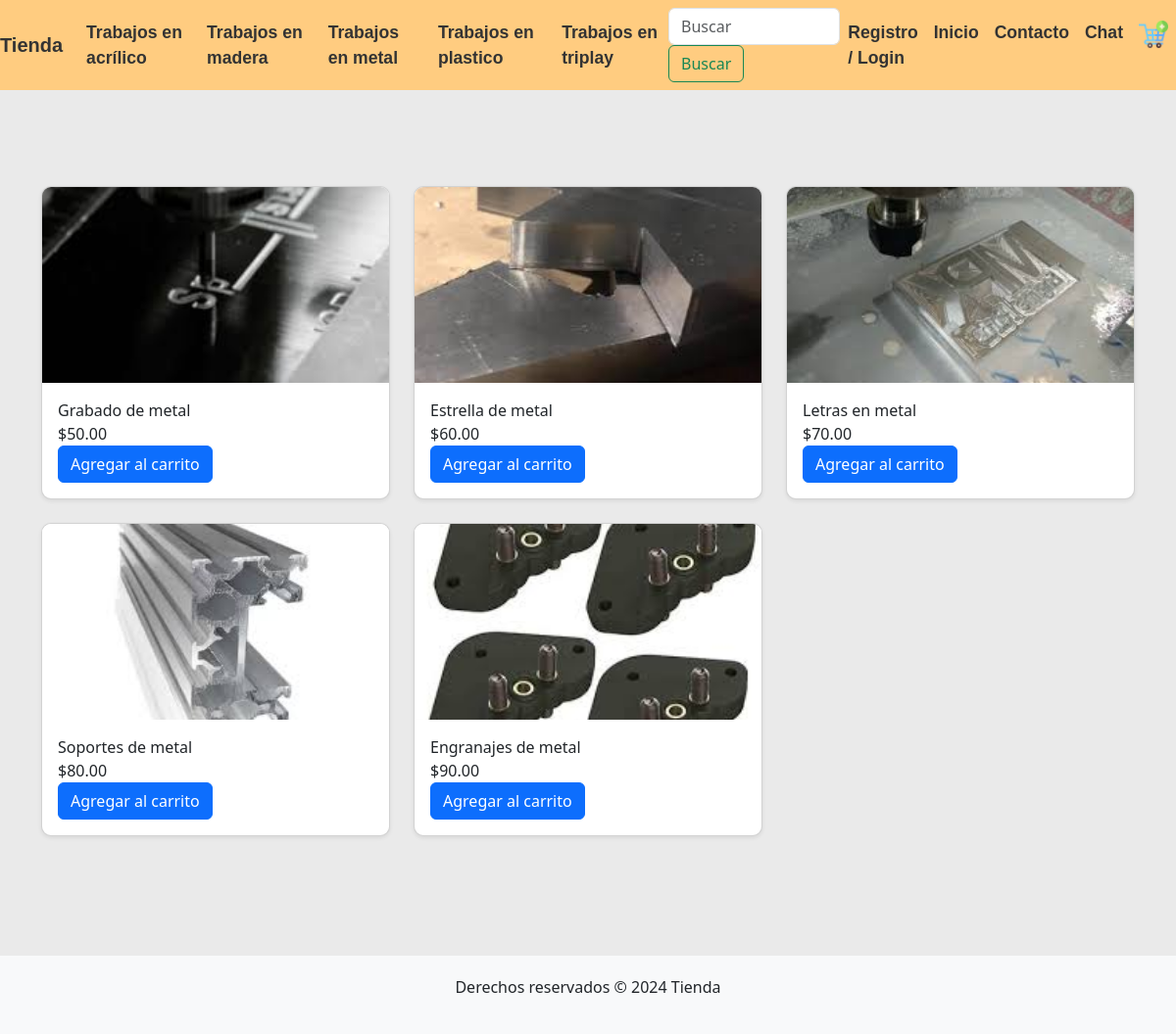
The page /productos.php?categoria=3 on the database its author committed.
### tables this page shows
CREATE TABLE `categorias` (
  `idcategoria` int(11) NOT NULL,
  `descripcion` varchar(50) NOT NULL
);

CREATE TABLE `producto` (
  `idproducto` int(11) NOT NULL,
  `descripcion` varchar(100) NOT NULL,
  `precio` float(15,2) NOT NULL,
  `urlimagen` varchar(1000) NOT NULL,
  `idcategoria` int(11) NOT NULL
);

### productos.php (the view, shortened to what this page needs)
<?php
include 'db_connection.php';
$categorias_sql = "SELECT * FROM categorias";
$categorias_result = $conn->query($categorias_sql);
$productos_sql = "SELECT * FROM producto";
if (isset($_GET['categoria'])) {
    $categoria_id = intval($_GET['categoria']);
    $productos_sql .= " WHERE idcategoria = $categoria_id";
}
$productos_result = $conn->query($productos_sql);
?>
<!DOCTYPE html>
<html lang="es">
<head>
    <link rel="stylesheet" href="css/bootstrap.min.css">
    <link rel="stylesheet" type="text/css" href="estilo_productos.css">
</head>
<body>
    <header>
        <nav class="navbar navbar-expand-lg navbar-light bg-light">
            <a class="navbar-brand" href="productos.php">Tienda</a>
            <div class="collapse navbar-collapse" id="navbarNav">
                <ul class="navbar-nav">
                    <?php while($row = $categorias_result->fetch_assoc()): ?>
                        <li class="nav-item">
                            <a class="nav-link" href="?categoria=<?php echo $row['idcategoria']; ?>"><?php echo $row['descripcion']; ?></a>
                        </li>
                    <?php endwhile; ?>
                </ul>
                <div class="search-section">
                    <form class="form-inline my-2 my-lg-0" action="productos.php" method="GET">
                        <input class="form-control mr-sm-2" type="search" placeholder="Buscar" aria-label="Buscar" name="search">
                        <button class="btn btn-outline-success my-2 my-sm-0" type="submit">Buscar</button>
                    </form>
                </div>
                <ul class="navbar-nav ml-auto">
                <li class="nav-item">
                    <a class="nav-link" href="login.php">Registro / Login</a>
                </li>
                <li class="nav-item">
                    <a class="nav-link" href="index.php">Inicio</a>
                </li>
                <li class="nav-item">
                    <a class="nav-link" href="contacto.php">Contacto</a>
                </li>
                <li class="nav-item"><a class="nav-link" href="chat.php">Chat</a></li>
                    <li class="nav-item">
                        <a class="nav-link" href="carrito.php">
                            <img src="img/carrito.png" alt="Carrito" style="width: 30px;">
                        </a>
                    </li>
                </ul>
            </div>
        </nav>
    </header>
    <main class="container mt-5">
        <div class="row">
            <?php while($row = $productos_result->fetch_assoc()): ?>
                <div class="col-md-4">
                    <div class="card mb-4 shadow-sm zoom">
                        <img src="<?php echo $row['urlimagen']; ?>" class="card-img-top" alt="<?php echo $row['descripcion']; ?>">
                        <div class="card-body">
                            <p class="card-text"><?php echo $row['descripcion']; ?></p>
                            <p class="card-text">$<?php echo $row['precio']; ?></p>
                            <form class="add-to-cart-form" method="POST">
                                <button type="button" class="btn btn-primary add-to-cart-btn">Agregar al carrito</button>
                            </form>
                        </div>
                    </div>
                </div>
            <?php endwhile; ?>
        </div>
    </main>
    <footer class="text-center mt-5">
        <p>Derechos reservados &copy; 2024 Tienda</p>
    </footer>
</body>
</html>

### estilo_productos.css (style rules this page uses)
body { background-color: #eaeaea; }
.navbar { background-color: #ffcc80 !important; }
.navbar-brand, .navbar-nav .nav-link { color: #333 !important; font-family: 'Arial Black', sans-serif; font-weight: bold; border-radius: 10px; }
.navbar-nav .nav-link { font-size: 1.1rem; padding: 8px 16px; }
main { padding: 50px 0; }
.card { background-color: #fff; margin-bottom: 20px; border-radius: 10px; overflow: hidden; box-shadow: 0 4px 8px rgba(0, 0, 0, 0.1); }
.card img { height: 200px; object-fit: cover; }
.card p { margin-bottom: 0; }
footer { background-color: #f8f9fa; padding: 20px 0; }

### productos.php (style rules this page uses)
.navbar-nav { margin-left: auto; }
.search-section { margin-left: auto; display: flex; align-items: center; }

### rows shown on the page
categorias: descripcion "Trabajos en acrílico"
categorias: descripcion "Trabajos en madera"
categorias: descripcion "Trabajos en metal"
categorias: descripcion "Trabajos en plastico"
categorias: descripcion "Trabajos en triplay"
producto: urlimagen (picture), descripcion "Grabado de metal", precio "50.00"
producto: urlimagen (picture), descripcion "Estrella de metal", precio "60.00"
producto: urlimagen (picture), descripcion "Letras en metal", precio "70.00"
producto: urlimagen (picture), descripcion "Soportes de metal", precio "80.00"
producto: urlimagen (picture), descripcion "Engranajes de metal", precio "90.00"
